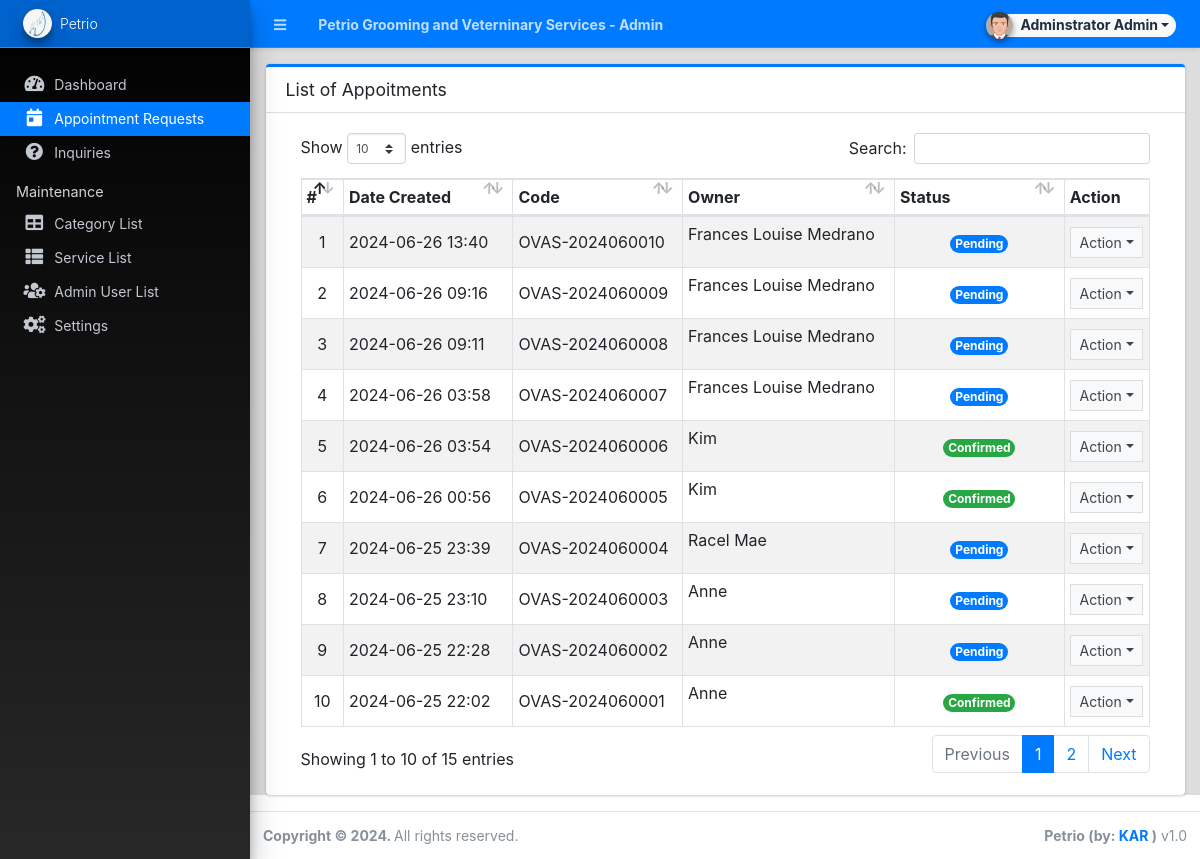
/admin/?page=appointments (signed in), run on the app's committed database.
### tables this page shows
CREATE TABLE `appointment_list` (
  `id` int(30) NOT NULL,
  `code` varchar(100) NOT NULL,
  `schedule` date NOT NULL,
  `owner_name` text NOT NULL,
  `contact` text NOT NULL,
  `email` text NOT NULL,
  `address` text NOT NULL,
  `category_id` int(30) NOT NULL,
  `breed` text NOT NULL,
  `age` varchar(50) NOT NULL,
  `service_ids` text DEFAULT NULL,
  `status` tinyint(4) NOT NULL DEFAULT 0,
  `date_created` datetime NOT NULL DEFAULT current_timestamp(),
  `date_updated` datetime DEFAULT NULL ON UPDATE current_timestamp(),
  `total_payment` decimal(10,2) NOT NULL
);

### config.php (called while the page is built, shortened)
<?php
require_once('classes/DBConnection.php');
require_once('classes/SystemSettings.php');
function validate_image($file){
	if(!empty($file)){
        $ex = explode('?',$file);
        $file = $ex[0];
        $param =  isset($ex[1]) ? '?'.$ex[1]  : '';
		if(is_file(base_app.$file)){
			return base_url.$file.$param;
		}else{
			return base_url.'dist/img/no-image-available.png';
		}
	}else{
		return base_url.'dist/img/no-image-available.png';
	}
}
function isMobileDevice(){
    $aMobileUA = array(
        '/iphone/i' => 'iPhone',
        '/ipod/i' => 'iPod',
        '/ipad/i' => 'iPad',
        '/android/i' => 'Android',
        '/blackberry/i' => 'BlackBerry',
        '/webos/i' => 'Mobile'
    );
    return false;
}
?>

### classes/DBConnection.php (called while the page is built, shortened)
<?php
class DBConnection{
    private $host = DB_SERVER;
    private $username = DB_USERNAME;
    private $password = DB_PASSWORD;
    private $database = DB_NAME;
    public $conn;
    public function __construct(){
        if (!isset($this->conn)) {
            $this->conn = new mysqli($this->host, $this->username, $this->password, $this->database);
        }
    }
}
?>

### classes/SystemSettings.php (called while the page is built, shortened)
<?php
class SystemSettings extends DBConnection{
	function userdata($field = ''){
		if(!empty($field)){
			if(isset($_SESSION['userdata'][$field]))
				return $_SESSION['userdata'][$field];
			else
				return null;
		}else{
			return false;
		}
	}
	function info($field=''){
		if(!empty($field)){
			if(isset($_SESSION['system_info'][$field]))
				return $_SESSION['system_info'][$field];
			else
				return false;
		}else{
			return false;
		}
	}
}
$_settings = new SystemSettings();
?>

### admin/appointments/index.php (the view, shortened to what this page needs)
<div class="card card-outline card-primary">
	<div class="card-header">
		<h3 class="card-title">List of Appoitments</h3>
	</div>
	<div class="card-body">
		<div class="container-fluid">
        <div class="container-fluid">
			<table class="table table-hover table-striped table-bordered">
				<colgroup>
					<col width="5%">
					<col width="20%">
					<col width="20%">
					<col width="25%">
					<col width="20%">
					<col width="10%">
				</colgroup>
				<thead>
					<tr>
						<th>#</th>
						<th>Date Created</th>
						<th>Code</th>
						<th>Owner</th>
						<th>Status</th>
						<th>Action</th>
					</tr>
				</thead>
				<tbody>
					<?php
						$i = 1;
						$qry = $conn->query("SELECT * from `appointment_list` order by unix_timestamp(`date_created`) desc ");
						while($row = $qry->fetch_assoc()):
					?>
						<tr>
							<td class="text-center"><?php echo $i++; ?></td>
							<td class=""><?php echo date("Y-m-d H:i",strtotime($row['date_created'])) ?></td>
							<td><?php echo ($row['code']) ?></td>
							<td class=""><p class="truncate-1"><?php echo ucwords($row['owner_name']) ?></p></td>
							<td class="text-center">
								<?php
									switch ($row['status']){
										case 0:
											echo '<span class="rounded-pill badge badge-primary">Pending</span>';
											break;
										case 1:
											echo '<span class="rounded-pill badge badge-success">Confirmed</span>';
											break;
									}
								?>
							</td>
							<td align="center">
								 <button type="button" class="btn btn-flat btn-default btn-sm dropdown-toggle dropdown-icon" data-toggle="dropdown">
				                  		Action
				                  </button>
							</td>
						</tr>
					<?php endwhile; ?>
				</tbody>
			</table>
		</div>
		</div>
	</div>
</div>

### admin/index.php (shortened to what this page needs)
<?php require_once('../config.php'); ?>
 <!DOCTYPE html>
<html lang="en" class="" style="height: auto;">
<?php require_once('inc/header.php') ?>
  <body class="sidebar-mini layout-fixed control-sidebar-slide-open layout-navbar-fixed sidebar-mini-md sidebar-mini-xs" data-new-gr-c-s-check-loaded="14.991.0" data-gr-ext-installed="" style="height: auto;">
    <div class="wrapper">
     <?php require_once('inc/topBarNav.php') ?>
     <?php require_once('inc/navigation.php') ?>
     <?php $page = isset($_GET['page']) ? $_GET['page'] : 'home';  ?>
      <div class="content-wrapper pt-3" style="min-height: 567.854px;">
        <section class="content ">
          <div class="container-fluid">
            <?php
              if(!file_exists($page.".php") && !is_dir($page)){
                  include '404.html';
              }else{
                if(is_dir($page))
                  include $page.'/index.php';
                else
                  include $page.'.php';
              }
            ?>
          </div>
        </section>
      </div>
      <?php require_once('inc/footer.php') ?>
  </body>
</html>

### admin/inc/header.php (shortened to what this page needs)
<head>
    <link rel="stylesheet" href="<?php echo base_url ?>plugins/fontawesome-free/css/all.min.css">
    <link rel="stylesheet" href="<?php echo base_url ?>plugins/tempusdominus-bootstrap-4/css/tempusdominus-bootstrap-4.min.css">
  <link rel="stylesheet" href="<?php echo base_url ?>plugins/datatables-bs4/css/dataTables.bootstrap4.min.css">
  <link rel="stylesheet" href="<?php echo base_url ?>plugins/datatables-responsive/css/responsive.bootstrap4.min.css">
  <link rel="stylesheet" href="<?php echo base_url ?>plugins/datatables-buttons/css/buttons.bootstrap4.min.css">
  <link rel="stylesheet" href="<?php echo base_url ?>plugins/select2/css/select2.min.css">
  <link rel="stylesheet" href="<?php echo base_url ?>plugins/select2-bootstrap4-theme/select2-bootstrap4.min.css">
    <link rel="stylesheet" href="<?php echo base_url ?>plugins/icheck-bootstrap/icheck-bootstrap.min.css">
    <link rel="stylesheet" href="<?php echo base_url ?>plugins/jqvmap/jqvmap.min.css">
    <link rel="stylesheet" href="<?php echo base_url ?>plugins/fullcalendar/main.css">
    <link rel="stylesheet" href="<?php echo base_url ?>dist/css/adminlte.css">
    <link rel="stylesheet" href="<?php echo base_url ?>dist/css/custom.css">
    <link rel="stylesheet" href="<?php echo base_url ?>plugins/overlayScrollbars/css/OverlayScrollbars.min.css">
    <link rel="stylesheet" href="<?php echo base_url ?>plugins/daterangepicker/daterangepicker.css">
    <link rel="stylesheet" href="<?php echo base_url ?>plugins/summernote/summernote-bs4.min.css">
  <link rel="stylesheet" href="<?php echo base_url ?>plugins/sweetalert2-theme-bootstrap-4/bootstrap-4.min.css">
  </head>

### admin/inc/topBarNav.php (shortened to what this page needs)
<nav class="main-header navbar navbar-expand navbar-dark border  border-info border-top-0  border-left-0 border-right-0 text-sm shadow-sm bg-primary">
  <ul class="navbar-nav">
    <li class="nav-item">
    <a class="nav-link" data-widget="pushmenu" href="#" role="button"><i class="fas fa-bars"></i></a>
    </li>
    <li class="nav-item d-none d-sm-inline-block">
      <a href="<?php echo base_url ?>" class="nav-link"><b><?php echo (!isMobileDevice()) ? $_settings->info('name'):$_settings->info('short_name'); ?> - Admin</b></a>
    </li>
  </ul>
  <ul class="navbar-nav ml-auto">
    <li class="nav-item">
      <div class="btn-group nav-link">
            <button type="button" class="btn btn-rounded badge badge-light dropdown-toggle dropdown-icon" data-toggle="dropdown">
              <span><img src="<?php echo validate_image($_settings->userdata('avatar')) ?>" class="img-circle elevation-2 user-img" alt="User Image"></span>
              <span class="ml-3"><?php echo ucwords($_settings->userdata('firstname').' '.$_settings->userdata('lastname')) ?></span>
            </button>
        </div>
    </li>
  </ul>
</nav>

### admin/inc/navigation.php (shortened to what this page needs)
<aside class="main-sidebar sidebar-dark-primary elevation-4 sidebar-no-expand bg-gradient-black">
  <a href="<?php echo base_url ?>admin" class="brand-link bg-transparent text-sm border-info shadow-sm bg-primary">
  <img src="<?php echo validate_image($_settings->info('logo'))?>" alt="Store Logo" class="brand-image img-circle elevation-3 bg-black" style="width: 1.8rem;height: 1.8rem;max-height: unset;object-fit:scale-down;object-position:center center">
  <span class="brand-text font-weight-light"><?php echo $_settings->info('short_name') ?></span>
  </a>
  <div class="sidebar os-host os-theme-light os-host-overflow os-host-overflow-y os-host-resize-disabled os-host-transition os-host-scrollbar-horizontal-hidden">
    <div class="os-content-glue" style="margin: 0px -8px; width: 249px; height: 646px;"></div>
    <div class="os-padding">
      <div class="os-viewport os-viewport-native-scrollbars-invisible" style="overflow-y: scroll;">
        <div class="os-content" style="padding: 0px 8px; height: 100%; width: 100%;">
          <nav class="mt-4">
             <ul class="nav nav-pills nav-sidebar flex-column text-sm nav-compact nav-flat nav-child-indent nav-collapse-hide-child" data-widget="treeview" role="menu" data-accordion="false">
              <li class="nav-item dropdown">
                <a href="./" class="nav-link nav-home">
                  <i class="nav-icon fas fa-tachometer-alt"></i>
                  <p>
                    Dashboard
                  </p>
                </a>
              </li>
              <li class="nav-item">
                <a href="<?php echo base_url ?>admin/?page=appointments" class="nav-link nav-appointments">
                  <i class="nav-icon fas fa-calendar-day"></i>
                  <p>
                    Appointment Requests
                  </p>
                </a>
              </li>
              <li class="nav-item">
                <a href="<?php echo base_url ?>admin/?page=inquiries" class="nav-link nav-inquiries">
                  <i class="nav-icon fas fa-question-circle"></i>
                  <p>
                    Inquiries
                  </p>
                </a>
              </li>
              <?php if($_settings->userdata('type') == 1): ?>
              <li class="nav-header">Maintenance</li>
              <li class="nav-item dropdown">
                <a href="<?php echo base_url ?>admin/?page=categories" class="nav-link nav-categories">
                  <i class="nav-icon fas fa-table"></i>
                  <p>
                    Category List
                  </p>
                </a>
              </li>
              <li class="nav-item dropdown">
                <a href="<?php echo base_url ?>admin/?page=services" class="nav-link nav-services">
                  <i class="nav-icon fas fa-th-list"></i>
                  <p>
                    Service List
                  </p>
                </a>
              </li>
              <li class="nav-item dropdown">
                <a href="<?php echo base_url ?>admin/?page=user/list" class="nav-link nav-user_list">
                  <i class="nav-icon fas fa-users-cog"></i>
                  <p>
                    Admin User List
                  </p>
                </a>
              </li>
              <li class="nav-item dropdown">
                <a href="<?php echo base_url ?>admin/?page=system_info" class="nav-link nav-system_info">
                  <i class="nav-icon fas fa-cogs"></i>
                  <p>
                    Settings
                  </p>
                </a>
              </li>
              <?php endif; ?>
            </ul>
          </nav>
        </div>
      </div>
    </div>
  </div>
</aside>

### admin/inc/footer.php (shortened to what this page needs)
<footer class="main-footer text-sm">
        <strong>Copyright © <?php echo date('Y') ?>.
        </strong>
        All rights reserved.
        <div class="float-right d-none d-sm-inline-block">
          <b><?php echo $_settings->info('short_name') ?> (by: <a href="https://1sourcecodr.blogspot.com/" target="blank">KAR</a> )</b> v1.0
        </div>
      </footer>
    </div>

### admin/inc/topBarNav.php (style rules this page uses)
.user-img { position: absolute; height: 27px; width: 27px; object-fit: cover; left: -7%; top: -12%; }
.btn-rounded { border-radius: 50px; }

### data on the page
appointment_list: date_created "2024-06-26 13:40", code "OVAS-2024060010", owner_name "Frances Louise Medrano", status "Pending"
appointment_list: date_created "2024-06-26 09:16", code "OVAS-2024060009", owner_name "Frances Louise Medrano", status "Pending"
appointment_list: date_created "2024-06-26 09:11", code "OVAS-2024060008", owner_name "Frances Louise Medrano", status "Pending"
appointment_list: date_created "2024-06-26 03:58", code "OVAS-2024060007", owner_name "Frances Louise Medrano", status "Pending"
appointment_list: date_created "2024-06-26 03:54", code "OVAS-2024060006", owner_name "Kim", status "Confirmed"
appointment_list: date_created "2024-06-26 00:56", code "OVAS-2024060005", owner_name "Kim", status "Confirmed"
appointment_list: date_created "2024-06-25 23:39", code "OVAS-2024060004", owner_name "Racel Mae", status "Pending"
appointment_list: date_created "2024-06-25 23:10", code "OVAS-2024060003", owner_name "Anne", status "Pending"
appointment_list: date_created "2024-06-25 22:28", code "OVAS-2024060002", owner_name "Anne", status "Pending"
appointment_list: date_created "2024-06-25 22:02", code "OVAS-2024060001", owner_name "Anne", status "Confirmed"

### other printed values
$_settings->info('name') "Petrio Grooming and Veterninary Services"
$_settings->userdata('firstname').' '.$_settings->userdata('lastname') "Adminstrator Admin"
$_settings->info('short_name') "Petrio"
